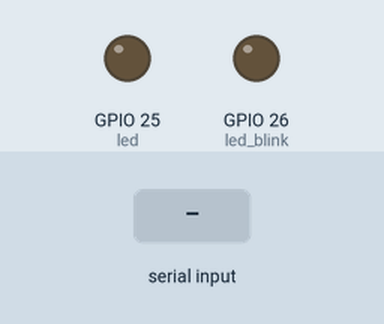
A sketch run on a simulated ESP32. On the bench: output pins drawn as LEDs (lit = HIGH). Dashed ring = blinking. The inputs (shaded band) are chosen by the test bench.

Above: at 1.2 s.
1.3 s: "ledON\n" received over Serial
At 1.8 s:
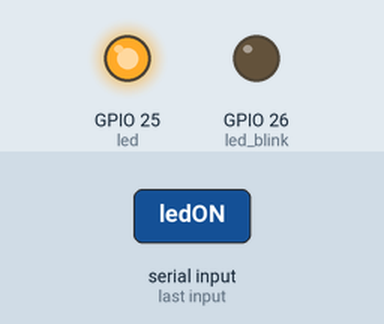
At 2.5 s:
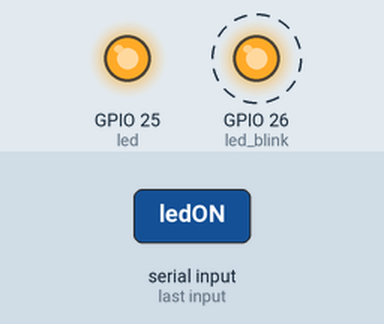
4.3 s: "ledOFF\n" received over Serial
At 6.7 s:
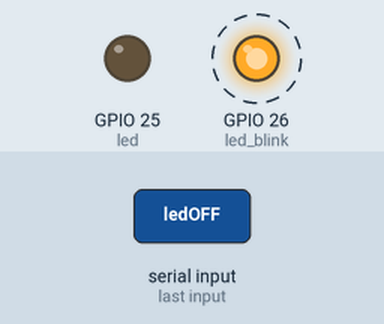
Timing chart, 0 to 15.5 s (numbered marks = the images above; inputs shaded):
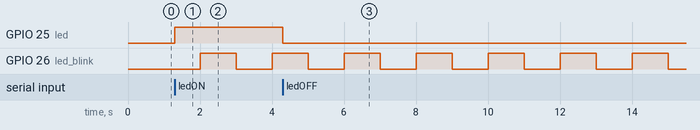

Measured:
- after the input at 1.3 s, GPIO 25 (led): LOW → HIGH at once
- after the input at 4.3 s, GPIO 25 (led): HIGH → LOW at once
- by itself, GPIO 26 (led_blink): alternates HIGH for 1.0 s and LOW for 1.0 s

The sketch:

sketch.ino
```cpp
#include "task1.h"
#include "task2.h"


void setup()
{
  task1();
  task2();
}

void loop()
{
  task1();
  task2();
}
```

task1.cpp
```cpp
#include <Arduino.h>
#include "task1.h"

void task1()
{
    enum TaskStates
    {
        INIT,
        BLINK,
    };

    static TaskStates taskState = TaskStates::INIT;
    constexpr u_int8_t led_blink = 26;
    static uint32_t lasTime;
    const uint32_t BlinkInterval = 1000;

    static bool ledStatus = false;

    switch (taskState)
    {
        //Initialization of Vars
        case TaskStates::INIT:
        {
            pinMode(led_blink, OUTPUT);
            digitalWrite(led_blink, LOW);
            lasTime = millis();

            taskState = TaskStates::BLINK;
            break;
        }

        case TaskStates::BLINK:
        {
            uint32_t currentTime = millis();

            if( (currentTime - lasTime) >= BlinkInterval)
            {
                lasTime = currentTime;
                digitalWrite(led_blink,ledStatus);
                ledStatus = !ledStatus;
            }
            break;
        }

    }
}
```

task1.h
```cpp
#ifndef _TASK1_H_
#define _TASK1_H_

void task1();

#endif
```

task2.cpp
```cpp
#include <Arduino.h>
#include "task2.h"


String btnState(uint8_t btnState)
{
  if(btnState == HIGH){
    return "OFF";
  }
  else return "ON";
}

void task2()
{

enum TaskStates
{
    INIT,
    CALL,
};

static TaskStates taskState = TaskStates::INIT;
constexpr uint8_t led = 25;
constexpr uint8_t buttonTlc = 27;

  switch (taskState)
  {
    case TaskStates::INIT:
    {
        Serial.begin(115200);
        pinMode(led, OUTPUT);
        digitalWrite(led, LOW);
        pinMode(buttonTlc, INPUT_PULLUP);
        taskState = TaskStates::CALL;
    }
    break;

    case TaskStates::CALL:
    {
        if (Serial.available() > 0)
        {
            String command = Serial.readStringUntil('\n');
            if (command == "CMS")
            {
                Serial.print("btn");
                Serial.print(btnState(digitalRead(buttonTlc)).c_str());
                Serial.print("led");
                Serial.print(digitalRead(led));
                Serial.print('\n');

            }
            else if (command == "ledON")
            {
                digitalWrite(led, HIGH);
            }
            else if (command == "ledOFF")
            {
                digitalWrite(led, LOW);
            }
        }
    }
    break;


    default:
    break;

  }

}
```

task2.h
```cpp
#ifndef _TASK2_H_
#define _TASK2_H_

void task2();

#endif
```
